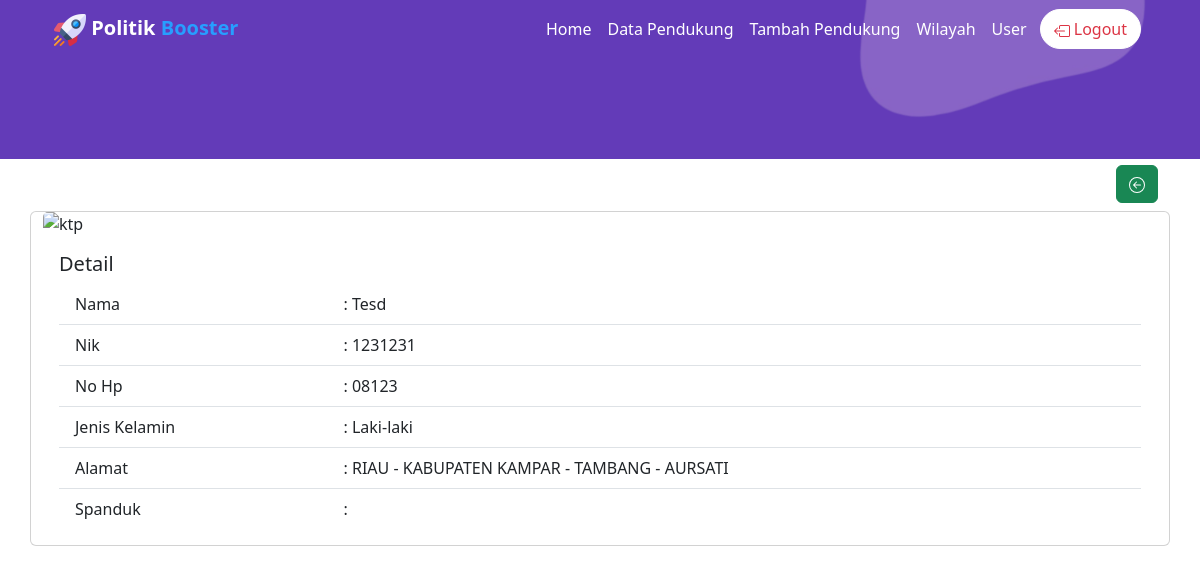
/index.php?r=detail-pendukung&id_pendukung=2 (signed in), run on the app's committed database.
### tables this page shows
CREATE TABLE `pendukung3` (
  `id` int(11) NOT NULL,
  `nama` varchar(30) NOT NULL,
  `nik` varchar(50) NOT NULL,
  `no_hp` varchar(14) NOT NULL,
  `jenis_kelamin` varchar(10) NOT NULL,
  `pekerjaan` varchar(20) NOT NULL,
  `aspirasi` text NOT NULL,
  `alamat` varchar(50) NOT NULL,
  `agama` varchar(100) DEFAULT NULL,
  `status` varchar(100) DEFAULT NULL,
  `provinsi` varchar(255) DEFAULT NULL,
  `kabupaten` varchar(255) DEFAULT NULL,
  `kecamatan` varchar(255) DEFAULT NULL,
  `desa` varchar(255) DEFAULT NULL,
  `tps` int(11) DEFAULT NULL,
  `kordinator` varchar(255) DEFAULT NULL,
  `ktp` varchar(100) DEFAULT NULL,
  `created_date` timestamp NULL DEFAULT current_timestamp(),
  `hapus` varchar(100) DEFAULT NULL,
  `id_users` int(11) DEFAULT NULL,
  `spanduk` varchar(100) DEFAULT NULL,
  `caleg_prov` varchar(200) DEFAULT NULL,
  `caleg_kab` varchar(200) DEFAULT NULL
);

CREATE TABLE `indonesia_provinces` (
  `id` bigint(20) UNSIGNED NOT NULL,
  `code` char(2) NOT NULL,
  `name` varchar(255) NOT NULL,
  `stat` varchar(20) DEFAULT NULL,
  `meta` text DEFAULT NULL,
  `created_at` timestamp NULL DEFAULT NULL,
  `updated_at` timestamp NULL DEFAULT NULL
);

CREATE TABLE `indonesia_cities` (
  `id` bigint(20) UNSIGNED NOT NULL,
  `code` char(4) NOT NULL,
  `province_code` char(2) NOT NULL,
  `name` varchar(255) NOT NULL,
  `stat` varchar(20) DEFAULT NULL,
  `meta` text DEFAULT NULL,
  `created_at` timestamp NULL DEFAULT NULL,
  `updated_at` timestamp NULL DEFAULT NULL
);

CREATE TABLE `indonesia_districts` (
  `id` bigint(20) UNSIGNED NOT NULL,
  `code` char(7) NOT NULL,
  `city_code` char(4) NOT NULL,
  `name` varchar(255) NOT NULL,
  `stat` varchar(20) DEFAULT NULL,
  `meta` text DEFAULT NULL,
  `created_at` timestamp NULL DEFAULT NULL,
  `updated_at` timestamp NULL DEFAULT NULL
);

CREATE TABLE `indonesia_villages` (
  `id` bigint(20) UNSIGNED NOT NULL,
  `code` char(10) NOT NULL,
  `district_code` char(7) NOT NULL,
  `name` varchar(255) NOT NULL,
  `stat` varchar(20) DEFAULT NULL,
  `meta` text DEFAULT NULL,
  `created_at` timestamp NULL DEFAULT NULL,
  `updated_at` timestamp NULL DEFAULT NULL
);

### app/pendukung/detail.php (the view, shortened to what this page needs)
<?php
$tampil = "SELECT * ,
indonesia_cities.name as name_kab, indonesia_cities.code as code_kab,
indonesia_provinces.name as name_pro, indonesia_provinces.code as code_pro,
indonesia_districts.name as name_kec, indonesia_districts.code as code_kec,
indonesia_villages.name as name_desa, indonesia_villages.code as code_desa,
pendukung3.id as id_pendukung
FROM pendukung3
JOIN indonesia_cities ON pendukung3.kabupaten=indonesia_cities.code
JOIN indonesia_provinces ON pendukung3.provinsi=indonesia_provinces.code
JOIN indonesia_districts ON pendukung3.kecamatan=indonesia_districts.code
JOIN indonesia_villages ON pendukung3.desa=indonesia_villages.code
WHERE pendukung3.id = '" . $_GET['id_pendukung'] . "'";
$q_buat = mysqli_query($conn, $tampil);
while ($row = mysqli_fetch_array($q_buat)) {
    $name_pro = $row['name_pro'];
    $name_kab = $row['name_kab'];
    $name_kec = $row['name_kec'];
    $name_desa = $row['name_desa'];
    $nama = $row['nama'];
    $nik = $row['nik'];
    $no_hp = $row['no_hp'];
    $jenis_kelamin = $row['jenis_kelamin'];
    $ktp = $row['ktp'];
    $spanduk = $row['spanduk'];
}
?>
<div class="container">
    <div class="row">
        <h3>
            <button class="btn btn-success float-end" onclick="history.back()">
            </button>
        </h3>
        <div class="card mb-3">
            <img src="images/<?php echo $ktp ?>" width="50%" height="50%" class="card-img-top" alt="ktp">
            <div class="card-body">
                <h5 class="card-title">Detail</h5>
                <ul class="list-group list-group-flush">
                    <li class="list-group-item">
                        <div class="row">
                            <div class="col-3">
                                Nama
                            </div>
                            <div class="text-left col-9">
                                : <?php echo $nama ?>
                            </div>
                        </div>
                    </li>
                    <li class="list-group-item">
                        <div class="row">
                            <div class="col-3">
                                Nik
                            </div>
                            <div class="text-left col-9">
                                : <?php echo $nik ?>
                            </div>
                        </div>
                    </li>
                    <li class="list-group-item">
                        <div class="row">
                            <div class="col-3">
                                No Hp
                            </div>
                            <div class="text-left col-9">
                                : <?php echo $no_hp ?>
                            </div>
                        </div>
                    </li>
                    <li class="list-group-item">
                        <div class="row">
                            <div class="col-3">
                                Jenis Kelamin
                            </div>
                            <div class="text-left col-9">
                                : <?php echo $jenis_kelamin ?>
                            </div>
                        </div>
                    </li>
                    <li class="list-group-item">
                        <div class="row">
                            <div class="col-3">
                                Alamat
                            </div>
                            <div class="text-left col-9">
                                : <?php echo $name_pro . ' - ' .  $name_kab . ' - ' . $name_kec . ' - ' . $name_desa ?>
                            </div>
                        </div>
                    </li>
                    <li class="list-group-item">
                        <div class="row">
                            <div class="col-3">
                                Spanduk
                            </div>
                            <div class="text-left col-9">
                                : <?php echo $spanduk ?>
                            </div>
                        </div>
                    </li>
                </ul>
            </div>
        </div>
    </div>
</div>

### layout/header.php (style rules this page uses)
h3 { color: #FFFFFF; }

### data on the page
pendukung3: nama "Tesd", nik "1231231", no_hp "08123", jenis_kelamin "Laki-laki", indonesia_provinces.name "RIAU", indonesia_cities.name "KABUPATEN KAMPAR", indonesia_districts.name "TAMBANG", indonesia_villages.name "AURSATI"
